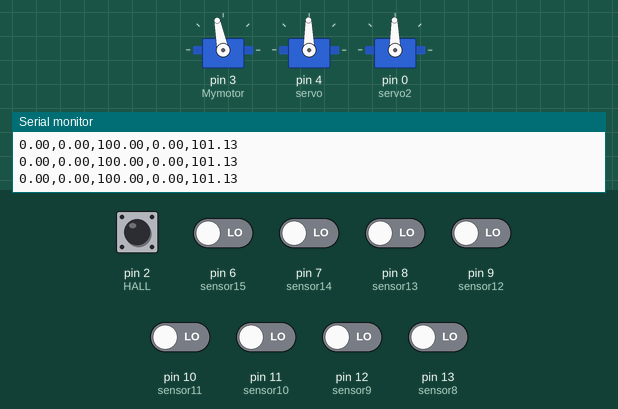
Bench run of a sketch on a simulated Arduino Uno, built with avr-gcc and run on an emulated ATmega328P. On the bench: 3 × servo, the last lines printed to the serial monitor. The inputs (shaded band) are chosen by the test bench; at power-on: pin 2 (HALL) HIGH, pin 6 (sensor15), pin 7 (sensor14), pin 8 (sensor13), pin 9 (sensor12), pin 10 (sensor11), pin 11 (sensor10), pin 12 (sensor9), pin 13 (sensor8) LOW.

Above: at 3.2 s.
3.3 s: pin 9 (sensor12) driven HIGH
At 3.57 s:
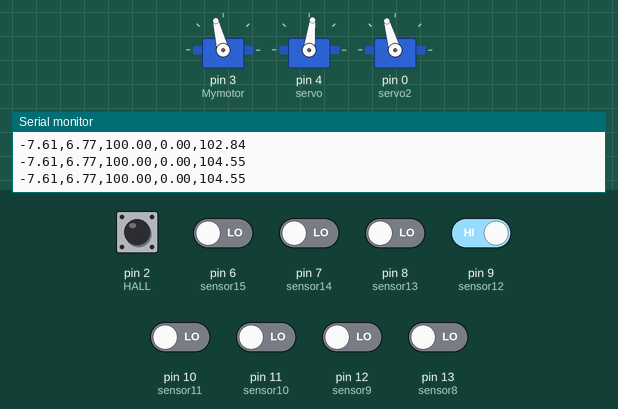
6.3 s: pin 6 (sensor15) driven HIGH
At 7.7 s:
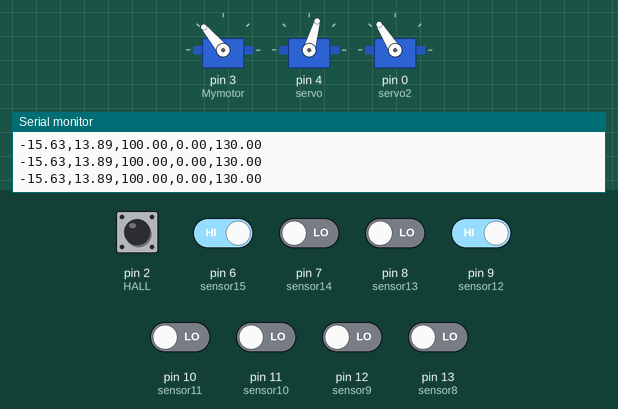
8.2 s: pin 8 (sensor13) driven HIGH
At 8.7 s:
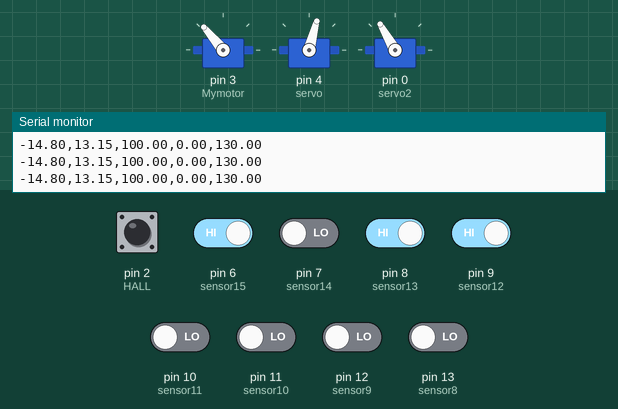
9.8 s: pin 12 (sensor9) driven HIGH
At 10.9 s:
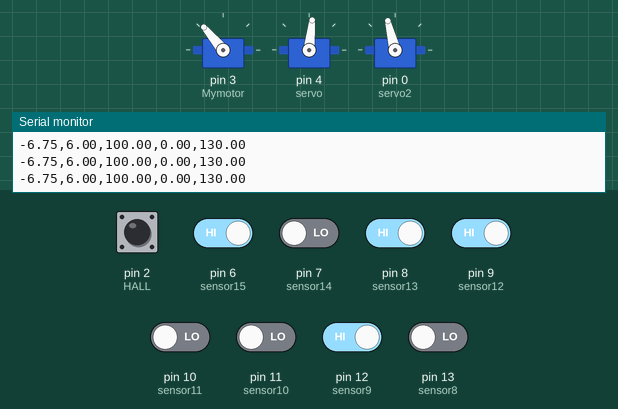
11.4 s: pin 11 (sensor10) driven HIGH
At 11.8 s:
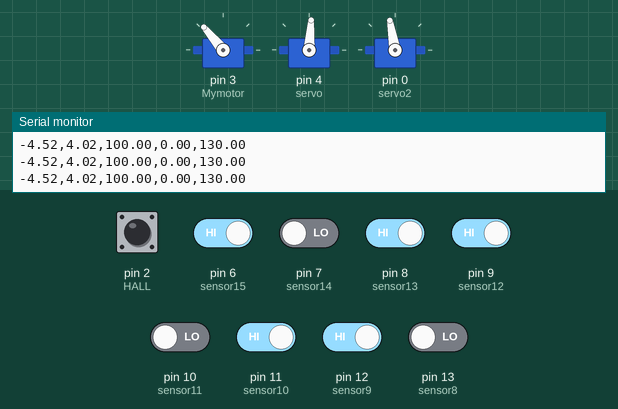
13.0 s: pin 10 (sensor11) driven HIGH
At 14.1 s:
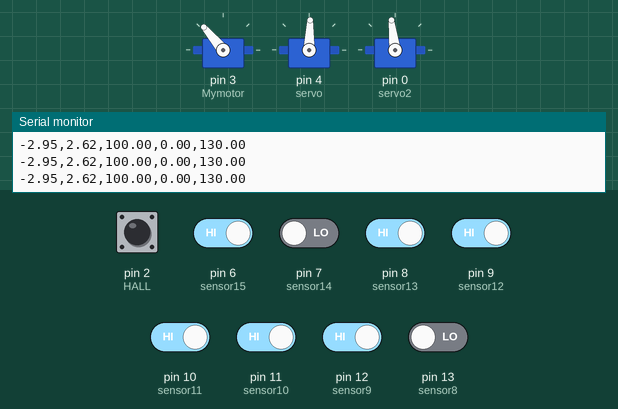
Timing chart, 0 to 15.6 s (numbered marks = the images above; inputs shaded):
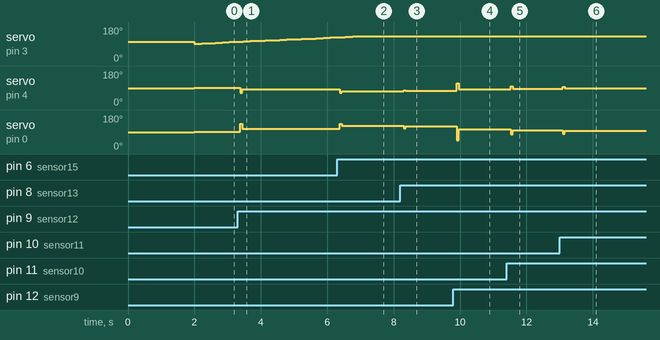

Measured:
- after the input at 3.3 s, servo on pin 4 (servo): 91° → 66° after 0.08 s, → 83° 0.06 s later; servo on pin 0 (servo2): 91° → 135° after 0.08 s, → 106° 0.06 s later
- after the input at 6.3 s, servo on pin 4 (servo): 83° → 66° after 0.07 s, → 74° 0.07 s later; servo on pin 0 (servo2): 106° → 135° after 0.07 s, → 122° 0.07 s later
- after the input at 8.2 s, servo on pin 4 (servo): 74° → 79° after 0.10 s, → 75° 0.07 s later; servo on pin 0 (servo2): 122° → 111° after 0.10 s, → 120° 0.07 s later
- after the input at 9.8 s, servo on pin 4 (servo): 75° → 116° after 0.10 s, → 84° 0.06 s later; servo on pin 0 (servo2): 120° → 47° after 0.10 s, → 104° 0.06 s later
- after the input at 11.4 s, servo on pin 4 (servo): 84° → 99° after 0.12 s, → 86° 0.06 s later; servo on pin 0 (servo2): 104° → 77° after 0.12 s, → 100° 0.06 s later
- after the input at 13.0 s, servo on pin 4 (servo): 86° → 97° after 0.09 s, → 88° 0.06 s later; servo on pin 0 (servo2): 100° → 81° after 0.09 s, → 97° 0.06 s later

The sketch:

main_2017-05-08.ino
```cpp
# include <Servo.h>
#include <PID_v1.h>
Servo FrontSteering,BackSteering,motor;

float angle;

// TIMERS All in microseconds
unsigned long lastSampletime=0;
int Ts= 200;                         //Microsecond between the samplings of velocity
unsigned long currenttime=0;
unsigned long lastSpeedPIDtime=0;
unsigned long lasPrinttime=0;
int printtime=1000000;
int inputintervall=220000;           //Microsekunder mellan PID beräkningar


//Hastighetsmätningen
int state=HIGH;                              //signal från hall
int oldstate=HIGH;
float v;                               //Hastighet cm/s
float vold=0;
int passeringar=0;
float vsum=0;


//CrouseControll Parametrar Home made PID
double SetSpeed;
float oldError=0;          //Gamla felet i hastighet regulatorn
float integral =0;               //ca 10/Ki
int nomagnet=0;


// PID LIBRARY CROUSECONTROLL PARAMETERS
 double P=0.00856;
  double I=0.0856;
  double D=0;
 double Speedinput, speedOutput;
PID speedpid(&Speedinput, &speedOutput, &SetSpeed, P, I, D, DIRECT);


// Obsticleavoidance
int avoid=LOW;


                  /* DIGITAL PINS */
int HALL=2;                               //pin för hall
int distsensor = 5;
int Mymotor = 3;
int servo = 4;
int servo2 = 0;

/*Define sensor pins*/
const int sensor8 = 13;
const int sensor9 = 12;
const int sensor10 = 11;
const int sensor11 = 10;
const int sensor12 = 9;
const int sensor13 = 8;
const int sensor14 = 7;
const int sensor15 = 6;

/*Constants for the car*/
double Ls=0.079 , Lc=0.264 ;
double SensorDistances[]={0.099,0.076,0.053,0.030,-0.030,-0.053,-0.076, -0.099};


//SensorArray
//int sensor8,sensor9,sensor10,sensor11,sensor12,sensor13;
int val1, val2, val3, val4, val5, val6, val7, val8;
int sensors[8];

//Define Variables we'll be connecting to
double Setpoint, Input, Output,ServoWrite, ServoWrite2;
float STime = 50;

//Define the aggressive and conservative Tuning Parameters
double aggKp=1.5, aggKi=0, aggKd=0;
double consKp=0.889, consKi=0, consKd=0.234;


//Specify the links and initial tuning parameters
PID myPID(&Input, &Output, &Setpoint, consKp, consKi, consKd, DIRECT);

 double LastReadings =0;             // inititsiering föregående utslag av sensorarray
 int LostLine = 0; // parameter for controll of steering when car lost the line (0= on target, 1= lost line LEFT, -1= lost line RIGTH)
void setup()
{
  for(int i=sensor8; i<=sensor15; i++)
  {
     pinMode(i,INPUT);
  }

//  pinMode(interruptPin, INPUT_PULLUP);
//  attachInterrupt(digitalPinToInterrupt(interruptPin), blink, CHANGE);

  pinMode(distsensor,INPUT);                //sätter hallsensor som input
  pinMode(HALL,INPUT);
  pinMode(Mymotor,OUTPUT);           //sätter dc motor som output

  motor.attach(Mymotor);             //kopplat främre servo till pin Mymotor
  SetSpeed=100;
  v=0;


  // Styrning
  FrontSteering.attach(servo);
  BackSteering.attach(servo2);
  pinMode(servo,OUTPUT);
  pinMode(servo2,OUTPUT);
  //turn the PID on
  myPID.SetMode(AUTOMATIC);
  speedpid.SetMode(AUTOMATIC);
  myPID.SetSampleTime(STime);
  speedpid.SetSampleTime(200);
  speedpid.SetOutputLimits(90,130);
  myPID.SetOutputLimits(-20,20);
  Serial.begin(9600);


  // KAN BEHÖVAS EN UPPSTARTS SEKVENS FÖR REGULATORERNA
integral=0;
  angle=102.6;
  motor.write(angle);
  delay(2000);

}

                                          void loop() {
                                            currenttime=micros();
//                                            avoid=digitalRead(5);
                                            SetSteering();
                                             speedpid.Compute();
                                              motor.write(speedOutput);
//                                            if(avoid=HIGH){
//                                                OBsticleavoidance();
//                                            }
                                            if((currenttime-lastSampletime)>Ts){
                                               ReadSpeed();
                                            }
//                                             if((currenttime-lastSpeedPIDtime) > inputintervall){   //Home made PIDfor crousecontroll
//                                               SPEEDcontroler();
//                                            }
                                             if((currenttime-lasPrinttime) > printtime){
                                              serialPrint();
                                              lasPrinttime=currenttime;
                                             }
                                          }


void SetSteering(){
    Input = DstoAlpha(sensors);

  double gap = abs(Setpoint-Input); //distance away from setpoint
  if (gap < 30)
  {  //we're close to setpoint, use conservative tuning parameters
    myPID.SetTunings(consKp, consKi, consKd);
  }
  else
  {
     //we're far from setpoint, use aggressive tuning parameters
     myPID.SetTunings(aggKp, aggKi, aggKd);
  }
  ServoWrite= 91.5-1.242*Output;
  ServoWrite2= 91.5+2.2*Output;
  myPID.Compute();
  //analogWrite(PIN_OUTPUT, ServoWrite);
  FrontSteering.write(ServoWrite);
  BackSteering.write(ServoWrite2);
  /*Temporary solution to get sensor updates*/
//start
  val1 = digitalRead(sensor8);
  val2 = digitalRead(sensor9);
  val3 = digitalRead(sensor10);
  val4 = digitalRead(sensor11);
  val5 = digitalRead(sensor12);
  val6 = digitalRead(sensor13);
  val7 = digitalRead(sensor14);
  val8 = digitalRead(sensor15);

  /*Updates sensor array*/
   sensors[0]= val1;
   sensors[1]= val2;
   sensors[2]= val3;
   sensors[3]= val4;
   sensors[4]= val5;
   sensors[5]= val6;
   sensors[6]= val7;
   sensors[7]= val8;
}

        /* SPEEDcontroller uses the velocity V, Vold and the setpoint SetSpeed to adjust the input signal to the motor */
                                        void SPEEDcontroler(){          //Euler backward PID assuming constant samplingtime
                                            double Smpltime=0.22;     //Converts the sampletime to seconds from microseconds
                                            float P=0.00856;
                                            float I=0.0856;
                                            float D=0;

                                              if(passeringar>0){
                                                v=vsum/passeringar;
                                              }
                                              else {
                                                v=0;
                                              }


                                            integral=integral+(SetSpeed-v)*Smpltime; //Updaterar integralen med antagandet att sampletiden är konstant
                                            angle=90+P*(SetSpeed-v)+integral*I+D*((SetSpeed-v-oldError)/Smpltime);        //Beräknar vinkeln, regulatorn går från 90.
                                            if (angle<90){
                                              angle=90;
                                            }
                                            else if (angle>180){
                                              integral=800;
                                              angle=150;
                                            }
                                            motor.write(angle);
                                            //Serial.println(Smpltime);
                                            oldError=(SetSpeed-v);
                                            lastSpeedPIDtime=currenttime;                 //lastPIDtime är tiden då vinkeln till motorn senast ändrats
                                        }
/* ReadSpeed looks at the state of the hall sensor to calculate the velocity v and stors the previus velocity in vold */
void ReadSpeed(){    //Could be adjusted to use interupt instead but not sure if it is bad for other parts of the script
    float Omkrets=20.4;                   //Omkrets på hjulet
    state=digitalRead(HALL);              //Reads the hallsignal
    if (state==LOW && oldstate==HIGH){    //Cheaks if the magnet is there
      currenttime=micros();
      if (currenttime==0){                //kan kanske tas bort nu, bör testas på bilen
        v=0;
      }
      else{
        v=(2*Omkrets*1000000)/((currenttime-lastSampletime)*17.53);    //multiply with e6 to get seconds, 17.53 magnets per wheel rotation men vi tog bort hälften av magneterna
        lastSampletime=currenttime;
                passeringar++;
        if(v < 0.6*vold){             //För att slippa dipparna som sker en gång per varv av hjulen
          v=vold;
        }
        vold=v;
        Speedinput=v;
        //vsum=vsum+v;
        nomagnet=0;
      }
    }
    else {
      nomagnet++;
      if(nomagnet > 2000){
        v=0;
      }
    }
    oldstate=state;
 }

                                      void OBsticleavoidance(){         //SAfety break for testign
                                            angle=90;
                                            motor.write(angle);

                                            v=0;
                                       }

  double DstoAlpha(int Sensors[])
/*Converts sensorreadings to angle alpha, to send into PID for steering*/
{
  float count =0;
  double sumDs =0;
  double SUMDs =0;
  double Ds=0;

 for( int i = 0; i<4; i++)
{
  double sumDs = SensorDistances[i]*Sensors[i] + SensorDistances[7-i]*Sensors[7-i];

  if(sumDs!=0)
  {
    count ++;
  }

  SUMDs += sumDs;
}

  if((LastReadings == SensorDistances[0] && SUMDs == 0)||(LostLine == 1 && SUMDs != SensorDistances[0]))
  {
   LostLine = 1;  // Lost the line and last reading was on the left
   return 22;     // Max Angle for turning left?

  }
   if((LastReadings == SensorDistances[7] && SUMDs == 0)||(LostLine == -1 && SUMDs != SensorDistances[7]))
  {
   LostLine = -1;  // Lost the line and last reading was on the right
   return -22;     // Max Angle for turning right?
  }
  else
  {
   LostLine = 0;
  }

if(count!=0)
{
  Ds = SUMDs/count;
  LastReadings = Ds;
}

  double Alpha = (180/3.14)*atan(2*Ds*Lc/(Ds*Ds+(Lc+Ls)*(Lc+Ls)));
  //Serial.println(Alpha);
 return Alpha;
}


void serialPrint(){
  Serial.print(Input);
  Serial.print(',');
  Serial.print(Output);
  Serial.print(',');
  Serial.print(SetSpeed);
  Serial.print(',');
  Serial.print(v);
  Serial.print(',');
  Serial.print(speedOutput);
  Serial.print('\n');
}
```
